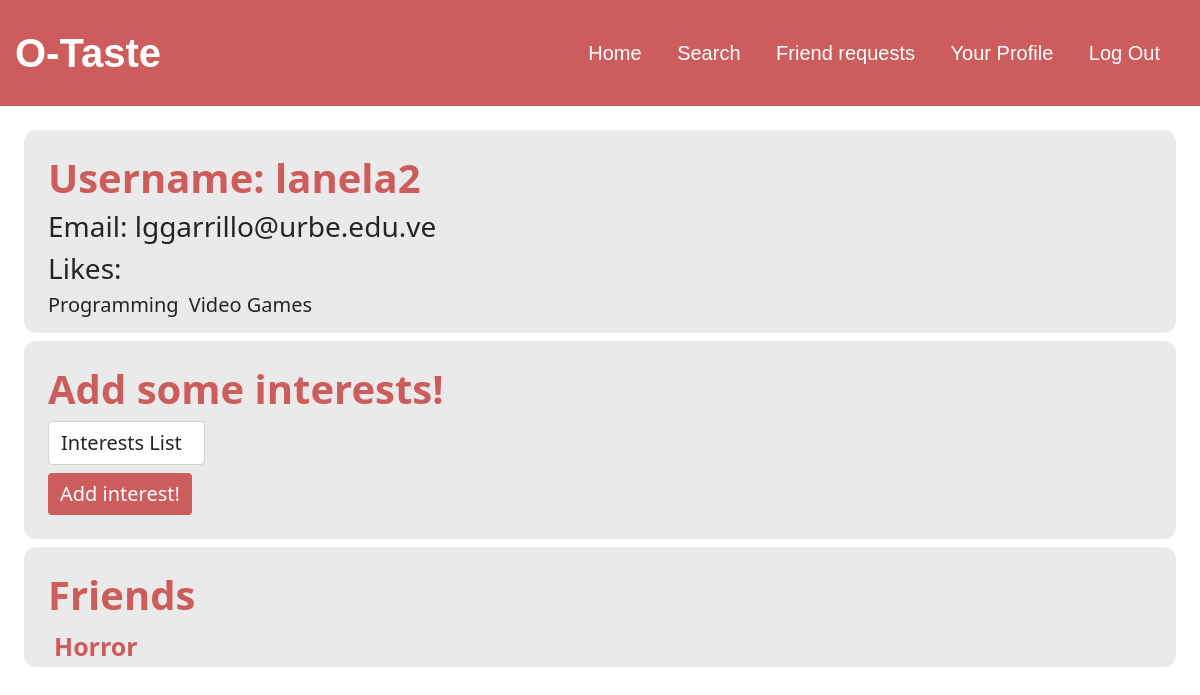
/profile (signed in), run on the app's committed database.
### tables this page shows
CREATE TABLE users (id INTEGER PRIMARY KEY AUTOINCREMENT NOT NULL, username TEXT NOT NULL, hash TEXT NOT NULL, birthday text not null, gender text not null, email text not null);

CREATE TABLE "areas" (id integer primary key autoincrement not null, name text(50) not null);

### app.py (the view)
@app.route("/profile", methods=["GET", "POST"])
def profile():
    def set_profile():
        rows = db.execute("SELECT username, email FROM users WHERE id = ?", session["user_id"])
        user = rows[0]
        user_interests = db.execute("SELECT a.name FROM interests i join areas a on a.id = i.areaId WHERE i.userId = ?", session["user_id"])
        interests = db.execute("SELECT name FROM areas order by name")
        friends = db.execute("select u.id, u.username from users u join connections c on c.connectionId = u.id where c.userId = ?", session["user_id"])
        return user, user_interests, interests, friends
    if request.method == "POST":
        user, user_interests, interests, friends = set_profile()
        interest = request.form.get("interest")
        if not interest:
            return render_template(
            "profile.html",
            user=user,
            user_interests=user_interests,
            interests=interests,
            friends=friends,
            status=1
            ), 200
        area = db.execute("SELECT id FROM areas WHERE name = ?", interest)
        if not area:
            return render_template(
            "profile.html",
            user=user,
            user_interests=user_interests,
            interests=interests,
            friends=friends,
            status=2
            ), 200
        areaId = area[0]["id"]
        check = db.execute("select * from interests where userId = ? and areaId = ?", session["user_id"], areaId)
        if check:
            return render_template(
            "profile.html",
            user=user,
            user_interests=user_interests,
            interests=interests,
            friends=friends,
            status=3
            ), 200
        db.execute("INSERT INTO interests (userId, areaId) VALUES (?,?)", session["user_id"], areaId)
        user_interests = db.execute("SELECT a.name FROM interests i join areas a on a.id = i.areaId WHERE i.userId = ?", session["user_id"])
        return render_template(
            "profile.html",
            user=user,
            user_interests=user_interests,
            interests=interests,
            friends=friends
            ), 200
    else:
        user, user_interests, interests, friends = set_profile()
        return render_template(
            "profile.html",
            user=user,
            user_interests=user_interests,
            interests=interests,
            friends=friends
            ), 200

### app.py (called while the page is built)
@app.after_request
def after_request(response):
    response.headers["Cache-Control"] = "no-cache, no-store, must-revalidate"
    response.headers["Expires"] = 0
    response.headers["Pragma"] = "no-cache"
    return response

### templates/profile.html (shortened to what this page needs)
{% extends "layout.html" %}
{% block main %}
    <div class="mx-4 my-4">
        <section class="background px-4 py-4 mb-2">
            <h1 class="title">Username: {{ user.username }}</h1>
            <h3>Email: {{ user.email }}</h3>
            <h3>Likes: </h3>
            {% if user_interests %}
                <div class="mb-4">
                    {% for interest in user_interests %}
                        <h5 class="like-display"> {{ interest.name }} </h5>
                    {% endfor %}
                </div>
            {% else %}
                <p>You have no interests</p>
            {% endif %}
        </section>
        <section class="background px-4 py-4 mb-2">
            <form action="/profile" method="post">
                <h1 class="title">Add some interests!</h1>
                <div class="mt-2">
                    <select name="interest" class="form-control w-auto" style="font-size: 20px; text-align:left;" required>
                        <option disabled selected>Interests List<option>
                    </select>
                </div>
                <div class="mt-2">
                    <button class="btn btn-primary" type="submit" style="background-color: indianred; border:none; font-size: 20px;">Add interest!</button>
                </div>
            </form>
        </section>
        <section class="background px-4 py-4 mb-2">
            <h1 class="title">Friends</h1>
            {% if friends %}
                {% for friend in friends %}
                <div class="mb-4">
                    <form action="/other_profile" style="float:left">
                        <button class="search-name" type="submit">{{ friend.username }}</button>
                    </form>
                </div>
                {% endfor %}
            {% else %}
                <p>You have no friends</p>
            {% endif %}
        </section>
    </div>
{% endblock %}

### static/styles.css (style rules this page uses)
.background { background-color: rgb(235, 234, 234); border-radius: 12px; }
.like-display { float: left; margin-right: 10px; }
.title { color: indianred; font-weight: bold; }
.search-name { color: indianred; font-size: 25px; font-weight: bold; text-decoration: none; background-color: rgb(235, 234, 234); border:none; }

### data on the page
users: username "lanela2", email "lggarrillo@urbe.edu.ve"
areas: name "Programming"
areas: name "Video Games"
users: username "Horror"
